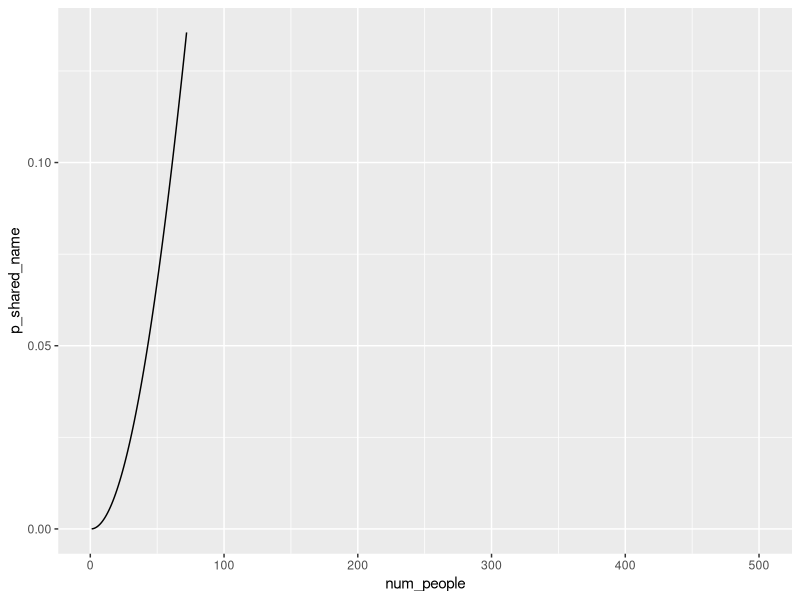

This figure's R source:
## ---- chunk 1
library(tidyverse)
## ---- chunk 2

permuations <- function(n, k){
  #choose(n,k) * factorial(k)
  exp(lfactorial(n) - lfactorial(n-k))
}

num_letters <-  3
num_names <- 26 ** num_letters

dummy_data <- tibble(num_people = 1:500) %>% 
  mutate(p_shared_name = 1 - permuations(num_names, num_people) / (num_names**num_people))
dummy_data
## ---- chunk 3
p <- ggplot(data = dummy_data,
            mapping = aes(x = num_people, y = p_shared_name)
            )

p + geom_line()
